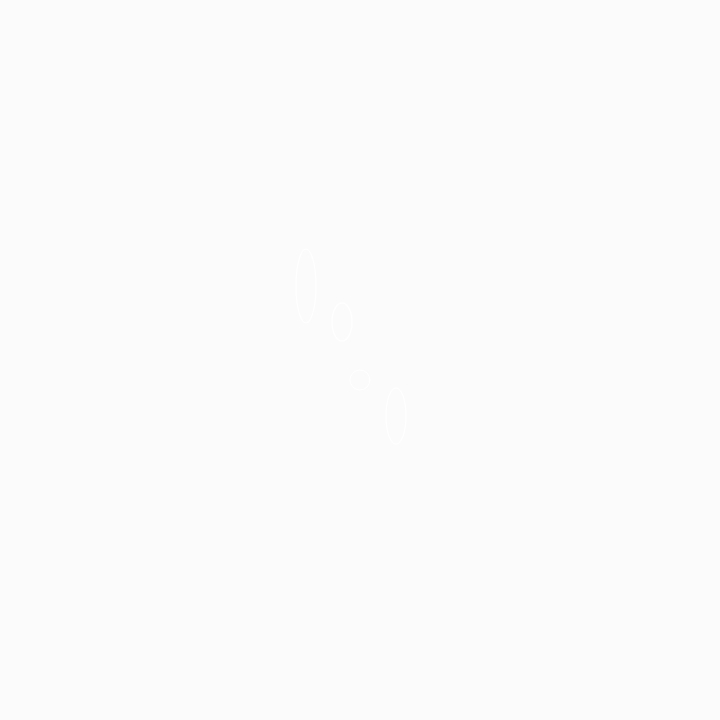
Frame 1 (no input)
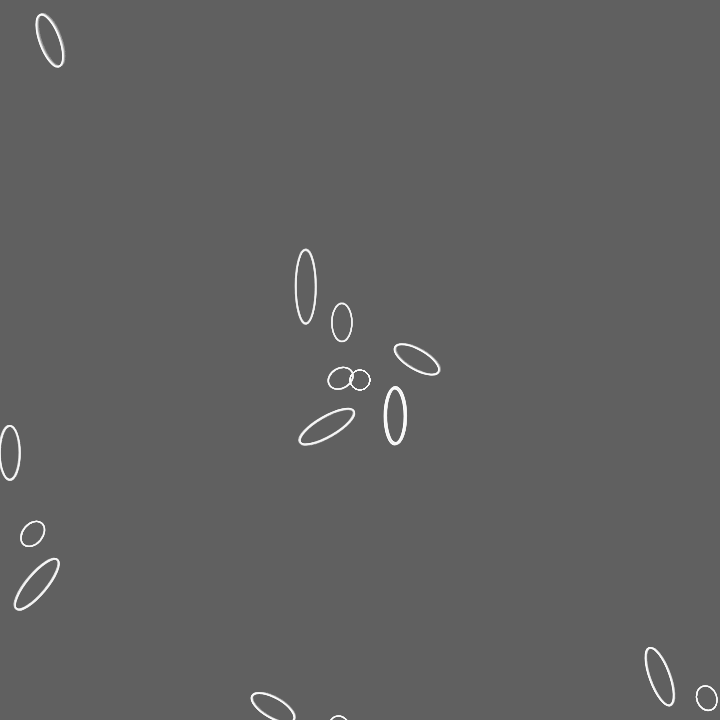
Frame 60 (no input)
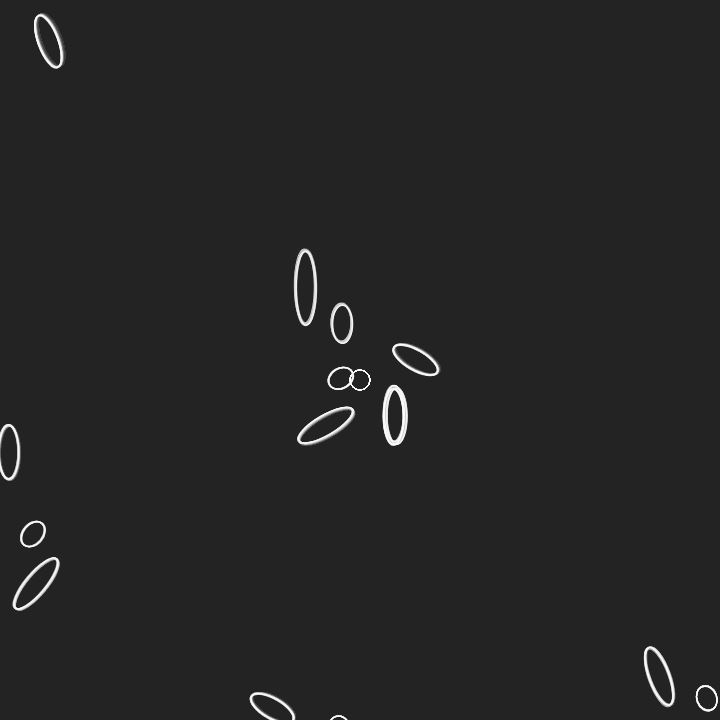
Frame 120 (the mouse pressed at the canvas centre since frame 60)

The p5.js sketch that drew these frames (run headless with seeded random() and noise() and a simulated clock; from frame 60 on, the mouse is pressed at the canvas centre):

// p5.js sketch
// ── sketch.js
// "use strict"

let rotateAngle = 0

function setup() {
    createCanvas(720, 720)
    angleMode(DEGREES)

}

function draw() {
    background(0, 4)
    noFill()
    stroke(255)
    for(let i = 0; i < 60; i++) {
        translate(width/2, height/2)
        ellipse(i, 20 + i, 20, 20+i)
        rotate(rotateAngle)
        rotateAngle = rotateAngle + 100
    }
}
